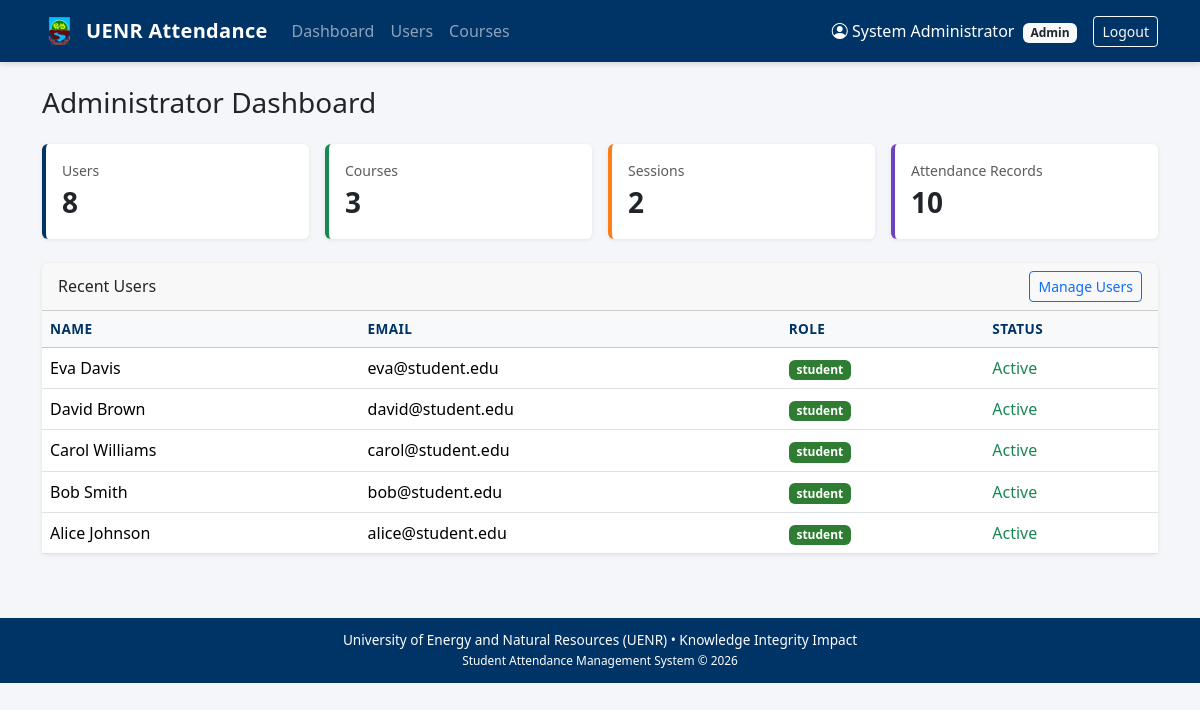
The page /admin (signed in) on the database its author committed.
### tables this page shows
CREATE TABLE users (
            id INTEGER PRIMARY KEY AUTOINCREMENT,
            username TEXT UNIQUE NOT NULL,
            email TEXT UNIQUE NOT NULL,
            password_hash TEXT NOT NULL,
            full_name TEXT NOT NULL,
            role TEXT NOT NULL CHECK(role IN ('admin', 'lecturer', 'student')),
            is_active INTEGER DEFAULT 1,
            created_at TEXT DEFAULT CURRENT_TIMESTAMP
        );

### app.py (the view)
@app.route("/admin")
@login_required("admin")
def admin_dashboard():
    db = get_db()
    stats = {
        "users": db.execute("SELECT COUNT(*) FROM users").fetchone()[0],
        "courses": db.execute("SELECT COUNT(*) FROM courses").fetchone()[0],
        "sessions": db.execute("SELECT COUNT(*) FROM attendance_sessions").fetchone()[0],
        "records": db.execute("SELECT COUNT(*) FROM attendance_records").fetchone()[0],
    }
    recent_users = db.execute(
        "SELECT id, full_name, role, email, is_active FROM users ORDER BY id DESC LIMIT 5"
    ).fetchall()
    return render_template("admin/dashboard.html", stats=stats, recent_users=recent_users)

### app.py (called while the page is built, shortened)
def get_db():
    if "db" not in g:
        g.db = sqlite3.connect(DATABASE)
        g.db.row_factory = sqlite3.Row
        g.db.execute("PRAGMA foreign_keys = ON")
    return g.db

def login_required(role=None):
    def decorator(f):
        @wraps(f)
        def wrapped(*args, **kwargs):
            if "user_id" not in session:
                flash("Please log in to continue.", "warning")
                return redirect(url_for("login"))
            return f(*args, **kwargs)
        return wrapped
    return decorator

### templates/admin/dashboard.html (shortened to what this page needs)
{% extends "base.html" %}
{% block content %}
<h3 class="mb-4">Administrator Dashboard</h3>
<div class="row g-3 mb-4">
    <div class="col-md-3">
        <div class="card stat-card">
            <div class="card-body">
                <div class="text-muted small">Users</div>
                <div class="fs-3 fw-bold">{{ stats.users }}</div>
            </div>
        </div>
    </div>
    <div class="col-md-3">
        <div class="card stat-card" style="border-left-color:#198754;">
            <div class="card-body">
                <div class="text-muted small">Courses</div>
                <div class="fs-3 fw-bold">{{ stats.courses }}</div>
            </div>
        </div>
    </div>
    <div class="col-md-3">
        <div class="card stat-card" style="border-left-color:#fd7e14;">
            <div class="card-body">
                <div class="text-muted small">Sessions</div>
                <div class="fs-3 fw-bold">{{ stats.sessions }}</div>
            </div>
        </div>
    </div>
    <div class="col-md-3">
        <div class="card stat-card" style="border-left-color:#6f42c1;">
            <div class="card-body">
                <div class="text-muted small">Attendance Records</div>
                <div class="fs-3 fw-bold">{{ stats.records }}</div>
            </div>
        </div>
    </div>
</div>
<div class="card">
    <div class="card-header d-flex justify-content-between align-items-center">
        <span>Recent Users</span>
        <a href="{{ url_for('admin_users') }}" class="btn btn-sm btn-outline-primary">Manage Users</a>
    </div>
    <div class="card-body p-0">
        <table class="table table-hover mb-0">
            <thead class="table-light">
                <tr><th>Name</th><th>Email</th><th>Role</th><th>Status</th></tr>
            </thead>
            <tbody>
                {% for u in recent_users %}
                <tr>
                    <td>{{ u.full_name }}</td>
                    <td>{{ u.email }}</td>
                    <td><span class="badge badge-role-{{ u.role }}">{{ u.role }}</span></td>
                    <td>{% if u.is_active %}<span class="text-success">Active</span>{% else %}<span class="text-danger">Inactive</span>{% endif %}</td>
                </tr>
                {% endfor %}
            </tbody>
        </table>
    </div>
</div>
{% endblock %}

### templates/base.html (style rules this page uses)
:root { --uenr-blue: #003366; --uenr-green: #2e7d32; --uenr-yellow: #f9a825; --uenr-brown: #5d4037; }
body { background-color: #f4f6f9; min-height: 100vh; }
.card { border: none; box-shadow: 0 1px 4px rgba(0,0,0,.08); }
.stat-card { border-left: 4px solid var(--uenr-blue); }
.table th { font-size: 0.85rem; text-transform: uppercase; letter-spacing: .03em; color: var(--uenr-blue); }
.badge-role-student { background-color: var(--uenr-green); }

### rows shown on the page
users: full_name "Eva Davis", email "eva@student.edu", role "student", is_active "Active"
users: full_name "David Brown", email "david@student.edu", role "student", is_active "Active"
users: full_name "Carol Williams", email "carol@student.edu", role "student", is_active "Active"
users: full_name "Bob Smith", email "bob@student.edu", role "student", is_active "Active"
users: full_name "Alice Johnson", email "alice@student.edu", role "student", is_active "Active"

### other values the page prints
{{ session.full_name }} "System Administrator"
{{ session.role|capitalize }} "Admin"
{{ stats.users }} "8"
{{ stats.courses }} "3"
{{ stats.sessions }} "2"
{{ stats.records }} "10"
